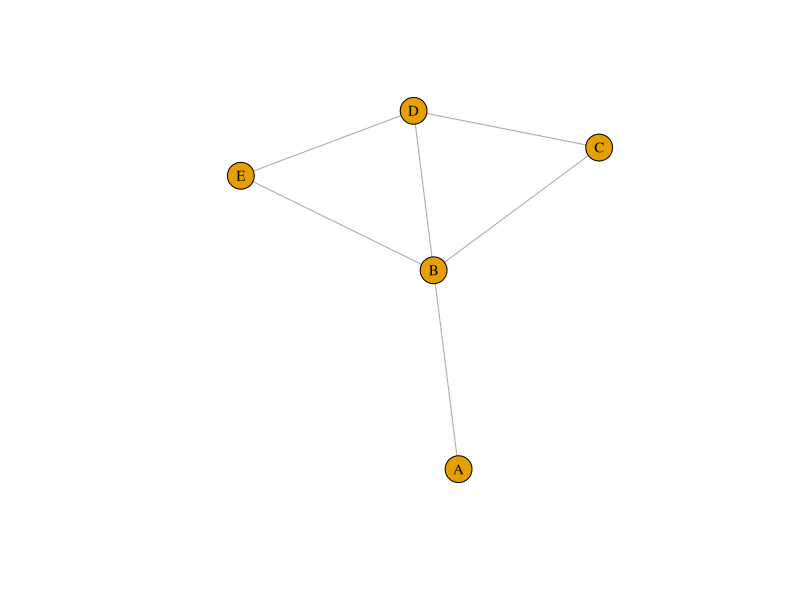

Write R code to recreate this figure.
library(igraph)

library(tidyverse)

df <- tribble(~from, ~to,
              "A",    "B",
              "B",    "C",
              "B",    "D",
              "B",    "E",
              "C",   "D",
              "D",   "E")


g <- graph_from_data_frame(df, directed = FALSE)

plot(g,
     vertex.label.color = "black",
     vertex.label.cex = 0.9)

mean_distance(g)

# A mano:
distances(g)[upper.tri(distances(g))] %>% mean
